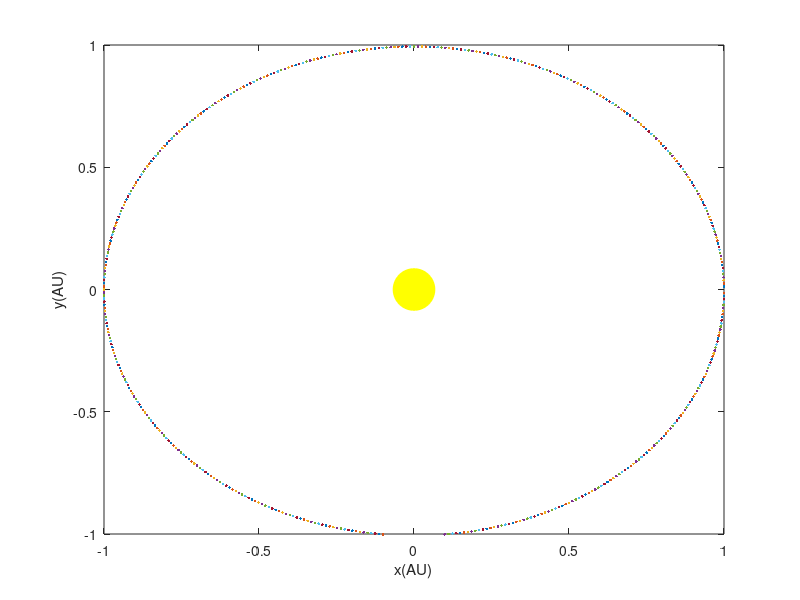

Write MATLAB code to recreate this figure.
%
% Planetary orbit using Euler Cromer methods.
% by Kevin Berwick,
% based on 'Computational Physics' book by N Giordano and H Nakanishi
% Section 4.1 %

npoints = 500;
dt = 0.002;  % time step in years

x = 1;         % initialise position of planet in AU
y = 0;
v_x = 0;       % initialise velocity of planet in AU/yr
v_y = 2*pi;

% Plot the Sun at the origin
plot(0,0,'oy','MarkerSize',30, 'MarkerFaceColor','yellow');
axis([-1 1 -1 1]);
xlabel('x(AU)');
ylabel('y(AU)');
hold on;

for step = 1:npoints-1;
    % loop over the timesteps
    radius = sqrt(x^2+y^2);
    % Compute new velocities in the x and y directions
    v_x_new = v_x - (4*pi^2*x*dt)/(radius^3);
    v_y_new = v_y - (4*pi^2*y*dt)/(radius^3);
    
    % Euler Cromer Step - update positions using newly calculated velocities
    x_new = x+v_x_new*dt;
    y_new = y+v_y_new*dt;
    
    % Plot planet position immediately
    plot(x_new,y_new,'.');
    drawnow;
    
    % Update x and y velocities with new velocities
    v_x = v_x_new;
    v_y = v_y_new;
    % Update x and y with new positions
    x = x_new;
    y = y_new;

end;